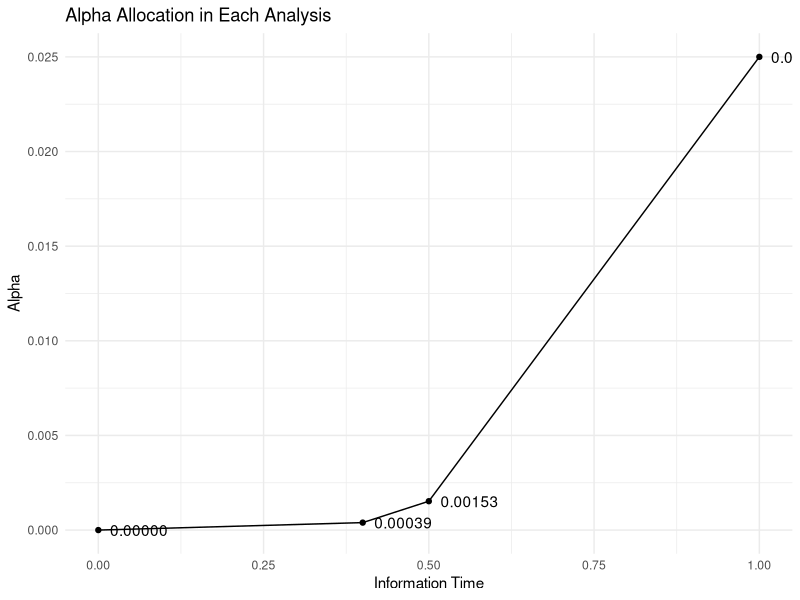

The R script that drew this image:
# Function to calculate the alpha-spending function
of_alpha_spending <- function(t, alpha){
    2 * (1 - pnorm(qnorm(alpha/2, lower = FALSE) / sqrt(t)))
} 

# Number of analyses
n_analyses <- 4

# Overall alpha level
overall_alpha <- 0.02500

# Information times for each analysis
information_times <- c(0, 0.4, 0.5, 1.0)

# Calculate alpha values for each analysis
alpha_values <- rep(0, n_analyses)
for (i in 1:n_analyses) {
    alpha_values[i] <- of_alpha_spending(information_times[i], overall_alpha)
}

# Calculate alpha differences
alpha_differences <- c(alpha_values[1], diff(alpha_values))

# Display alpha values and differences for each analysis
for (i in 1:n_analyses){
    cat(sprintf("Analysis %d: Information Time = %.1f, Alpha = %.10f, Difference = %.10f\n", i, information_times[i], alpha_values[i], alpha_differences[i]))
}

library(ggplot2)

# Create a data frame for the results
results <- data.frame(
    Analysis = 1:n_analyses,
    Information_Time = information_times,
    Alpha = alpha_values,
    Difference = alpha_differences
)

# Plot the results using ggplot2
ggplot(results, aes(x = Information_Time, y = Alpha)) +
    geom_point() +
    geom_line() +
    geom_text(aes(label = sprintf("%.5f", Alpha)), hjust = -0.2, vjust = 0.5) +
    labs(title = "Alpha Allocation in Each Analysis",
         x = "Information Time",
         y = "Alpha") +
    theme_minimal() +
    scale_x_continuous(limits = c(0, max(information_times)))  # Set x-axis limits from 0 to maximum information time